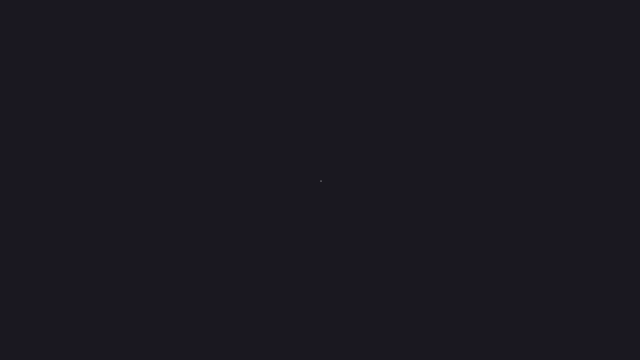
Frame 1 (no input)
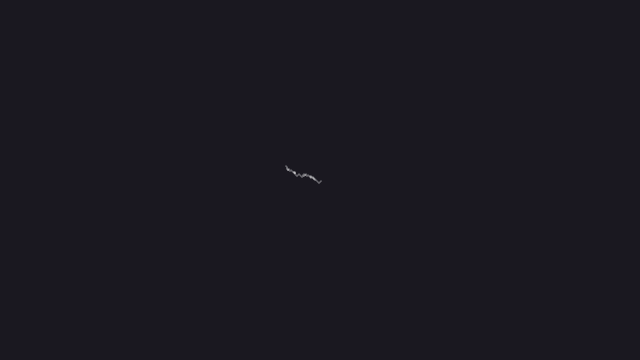
Frame 60 (no input)
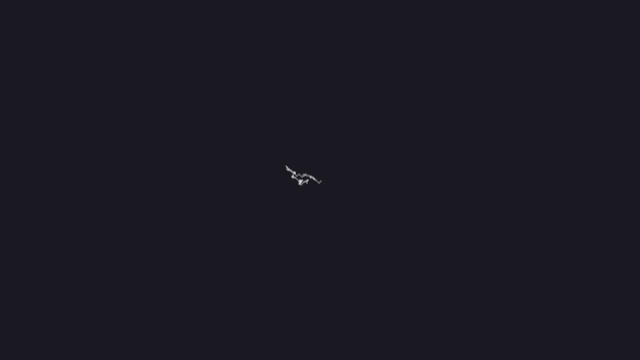
Frame 120 (the mouse pressed at the canvas centre since frame 60)

The p5.js sketch that drew these frames (run headless with seeded random() and noise() and a simulated clock; from frame 60 on, the mouse is pressed at the canvas centre):

// p5.js sketch
// ── sketch.js
let walker;

function setup() {
  createCanvas(640,360);
  walker = new Walker();
  background(26, 24, 32);
}

function draw() {
  walker.step();
  walker.render();
}

class Walker {
  constructor(){
    this.x = width/2;
    this.y = height/2;
  }

  render() {
    stroke(255);
    point(this.x,this.y);
  }

  step() {
    let choice = random(1);
    let probability = 0.5;
    if (choice <= probability) {
      let xdiff = Math.sign(mouseX - this.x);
      let ydiff = Math.sign(mouseY - this.y);

      this.x += xdiff;
      this.y += ydiff;
    }
    else {
      let choice = floor(random(4));
      if (choice == 0) {
        this.x++;
      }
      if (choice == 1) {
        this.x--;
      }
      if (choice == 2) {
        this.y--;
      }
      else {
        this.y++;
      }
    }
    this.x = constrain(this.x,0,width-1);
    this.y = constrain(this.y,0,height-1);
  }
}
